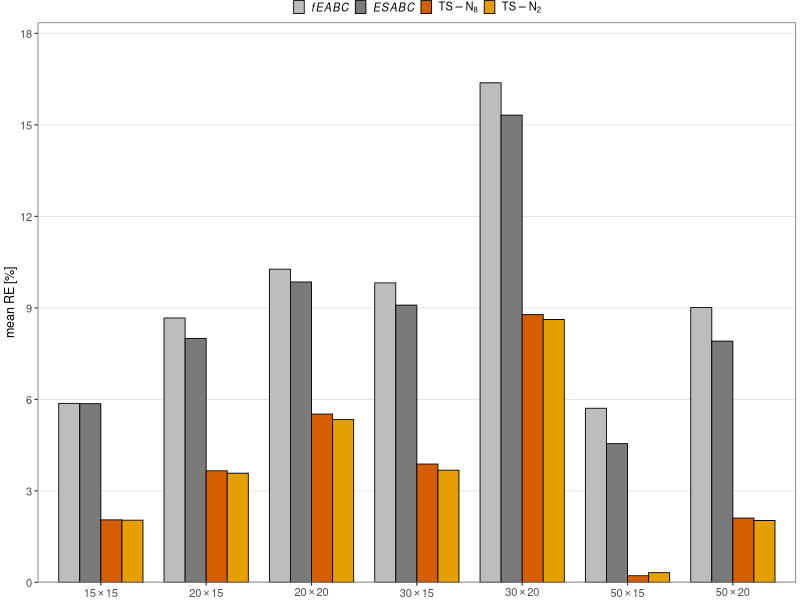

The R source for this figure:
#!/usr/bin/env Rscript
# =============================================================================
# generate_fig_taillard_compar.R
# Per-class grouped bar chart for Phase C Taillard comparison
# (Proposal A — chosen design, restyled to match the rest of the paper).
#
# Inherits the journal style used by fig5_combined and fig6_convergence:
#   - ijsp_theme() (theme_bw + grey88 gridlines + sans 9pt)
#   - Okabe-Ito palette: TS-N_2 = #E69F00 (orange), TS-N_8 = #D55E00 (vermillion)
#   - cairo_pdf, 160 mm full text width, subpixel antialias
#
# Data are the per-class mean RE(%) on the 70 Taillard IJSP instances:
# fEABC and ESABC values are aggregated from the supplementary tables
# (supplementary/supp_taillard_tables.tex);  TS-N_2 and TS-N_8 values match
# tab_phaseb_groups (Phase B summary table in the main paper).
# =============================================================================

suppressPackageStartupMessages({
  library(ggplot2)
  library(dplyr)
})

COR_DIR <- "C:/Users/diazhernan/CLionProjects/IJSP/Papers/COR_Tabu"
OUT_DIR <- file.path(COR_DIR, "figures")

MM2IN   <- 1 / 25.4
W_FULL  <- 160 * MM2IN
BASE_PT <- 9
AXIS_PT <- 8

# --- ijsp_theme (identical to combine_fig5.R) --------------------------------
ijsp_theme <- function(base = BASE_PT) {
  theme_bw(base_size = base, base_family = "sans") +
    theme(
      panel.grid.minor = element_blank(),
      panel.grid.major.x = element_blank(),
      panel.grid.major.y = element_line(colour = "grey88", linewidth = 0.3),
      panel.border     = element_rect(colour = "grey40", linewidth = 0.5),
      axis.title       = element_text(size = base),
      axis.text        = element_text(size = AXIS_PT),
      legend.position  = "top",
      legend.title     = element_blank(),
      legend.text      = element_text(size = AXIS_PT),
      legend.key.size  = unit(3, "mm"),
      legend.margin    = margin(0, 0, 0, 0),
      legend.box.margin= margin(0, 0, -3, 0),
      plot.margin      = margin(0, 1, 0, 1, "mm")
    )
}

# --- Per-class mean RE(%) data ----------------------------------------------
# Order: 15x15, 20x15, 20x20, 30x15, 30x20, 50x15, 50x20
classes <- c("15x15", "20x15", "20x20", "30x15", "30x20", "50x15", "50x20")
class_labels <- c(expression(15 %*% 15),
                  expression(20 %*% 15),
                  expression(20 %*% 20),
                  expression(30 %*% 15),
                  expression(30 %*% 20),
                  expression(50 %*% 15),
                  expression(50 %*% 20))

dat <- data.frame(
  class = factor(rep(classes, times = 4), levels = classes),
  alg   = factor(rep(c("fEABC", "ESABC", "TS-N8", "TS-N2"), each = length(classes)),
                 levels = c("fEABC", "ESABC", "TS-N8", "TS-N2")),
  re    = c(
    # fEABC (DiazFEABC2023): computed from supplementary/supp_taillard_tables.tex
    5.87, 8.67, 10.27,  9.82, 16.38, 5.71, 9.01,
    # ESABC (DiazICAE2023): computed from the same supplementary
    5.86, 8.00,  9.85,  9.09, 15.32, 4.55, 7.91,
    # TS-N_8 (this work): matches tab_phaseb_groups
    2.05, 3.66,  5.52,  3.88,  8.78, 0.22, 2.11,
    # TS-N_2 (this work): matches tab_phaseb_groups
    2.04, 3.58,  5.34,  3.68,  8.62, 0.32, 2.03
  )
)

# Colors: re-use Okabe-Ito palette already used in fig5/fig6 for N_2 and N_8;
# grays for the prior-art ABC methods.
ALG_COLORS <- c(
  "fEABC"   = "#BDBDBD",
  "ESABC"   = "#7A7A7A",
  "TS-N8"   = "#D55E00",   # same as N8 in combine_fig5.R
  "TS-N2"   = "#E69F00"    # same as N2 in combine_fig5.R
)

# Custom legend labels with italic ABC names and math-style TS-N_k
ALG_LABELS <- c(
  "fEABC"   = expression(italic(fEABC)),
  "ESABC"   = expression(italic(ESABC)),
  "TS-N8"   = expression(TS-N[8]),
  "TS-N2"   = expression(TS-N[2])
)

p <- ggplot(dat, aes(x = class, y = re, fill = alg)) +
  geom_bar(stat = "identity",
           position = position_dodge(width = 0.8),
           width = 0.8,
           colour = "black",
           linewidth = 0.3) +
  scale_fill_manual(values = ALG_COLORS, labels = ALG_LABELS) +
  scale_x_discrete(labels = class_labels) +
  scale_y_continuous(name   = "mean RE [%]",
                     breaks = seq(0, 18, 3),
                     limits = c(0, 18),
                     expand = expansion(mult = c(0, 0.02))) +
  xlab(NULL) +
  guides(fill = guide_legend(nrow = 1, byrow = TRUE)) +
  ijsp_theme()

# Quick sanity check printed to stdout
cat("Per-class grand means (across 7 Taillard classes):\n")
print(dat %>% group_by(alg) %>%
        summarise(grand = mean(re), .groups = "drop"))

# Save
fpath <- file.path(OUT_DIR, "fig_taillard_compar.pdf")
cairo_pdf(filename = fpath, width = W_FULL, height = 60 * MM2IN,
          family = "sans", antialias = "subpixel")
print(p)
dev.off()
cat(sprintf("[OK] %s\n", fpath))
